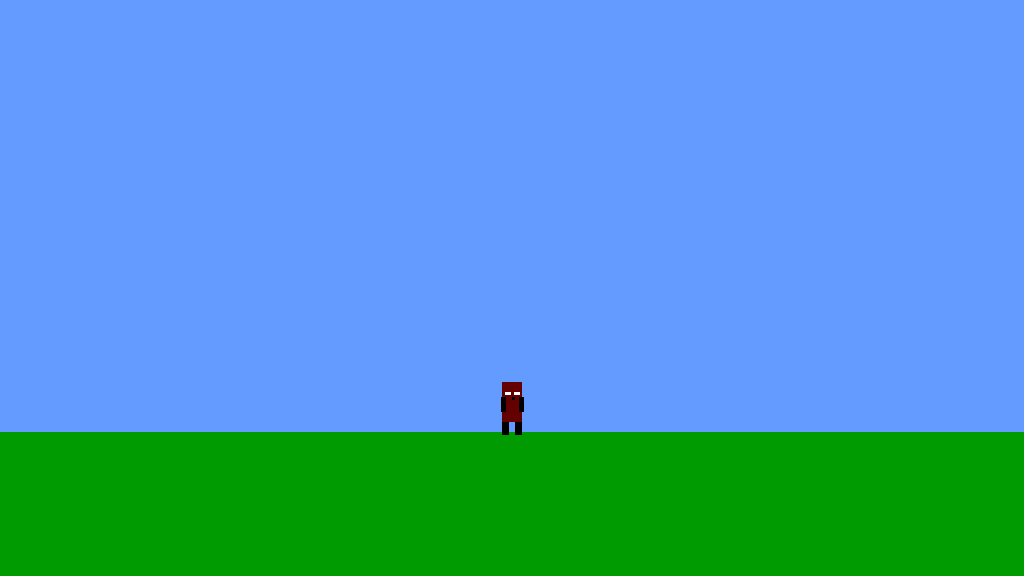
Frame 1 (no input)
Frame 60 (no input): identical to frame 1, image omitted
Frame 120 (the mouse pressed at the canvas centre since frame 60): identical to frame 1, image omitted

The p5.js sketch that drew this single still picture (run headless with seeded random() and noise() and a simulated clock; from frame 60 on, the mouse is pressed at the canvas centre):

// p5.js sketch
// ── sketch.js
/*

The Game Project

Week 3

Game interaction

*/


var gameChar_x;
var gameChar_y;
var floorPos_y;

var isLeft; 
var isRight; 
var isFalling; 
var isPlummeting;

function setup()
{
	createCanvas(1024, 576);
	floorPos_y = height * 3/4;
	gameChar_x = width/2;
	gameChar_y = floorPos_y;
	
	isLeft = false; 
	isRight = false; 
	isFalling = false; 
	isPlummeting = false;

}

function draw()
{

	///////////DRAWING CODE//////////

	background(100,155,255); //fill the sky blue


	noStroke();
	fill(0,155,0);
	rect(0, floorPos_y, width, height - floorPos_y); //draw some green ground

	//draw the canyon


	//the game character
	if(isLeft && isFalling)
	{
		// add your jumping-left code
		fill(100,0,0);
		rect(gameChar_x-10,gameChar_y-50,20,40);
		fill(0,0,0);
		//legs
		rect(gameChar_x-12,gameChar_y-10,7,7);
		rect(gameChar_x+1,gameChar_y-10,7,7);
		fill(255);
		//eyes
		rect(gameChar_x-7,gameChar_y-40,6,3);
		rect(gameChar_x+2,gameChar_y-40,6,3);
		// mouth
		fill(0);
		rect(gameChar_x-2,gameChar_y-35,3,3);
		//arms
		rect(gameChar_x-11,gameChar_y-35,5,15);
		rect(gameChar_x+7,gameChar_y-35,5,15);	
	}
	else if(isRight && isFalling)
	{
		// add your jumping-right code
		fill(100,0,0);
		rect(gameChar_x-10,gameChar_y-50,20,40);
		fill(0,0,0);
		//legs
		rect(gameChar_x-5,gameChar_y-10,7,7);
		rect(gameChar_x+5,gameChar_y-10,7,7);
		fill(255);
		//eyes
		rect(gameChar_x-7,gameChar_y-40,6,3);
		rect(gameChar_x+2,gameChar_y-40,6,3);
		// mouth
		fill(0);
		rect(gameChar_x,gameChar_y-35,3,3);
		//arms
		rect(gameChar_x-11,gameChar_y-35,5,15);
		rect(gameChar_x+7,gameChar_y-35,5,15);
	}
	else if(isLeft)
	{
		// add your walking left code
		// add your jumping facing forwards code
		fill(100,0,0);
		rect(gameChar_x-10,gameChar_y-50,20,40);
		fill(0,0,0);
		//legs
		rect(gameChar_x-12,gameChar_y-10,7,13);
		rect(gameChar_x+1,gameChar_y-10,7,13);
		fill(255);
		//eyes
		rect(gameChar_x-7,gameChar_y-40,6,3);
		rect(gameChar_x+2,gameChar_y-40,6,3);
		// mouth
		fill(0);
		rect(gameChar_x-2,gameChar_y-35,3,3);
		//arms
		rect(gameChar_x-11,gameChar_y-35,5,15);
		rect(gameChar_x+7,gameChar_y-35,5,15);
	}
	else if(isRight)
	{

		// add your jumping facing forwards code
		// add your standing front facing code
		fill(100,0,0);
		rect(gameChar_x-10,gameChar_y-50,20,40);
		fill(0,0,0);
		//legs
		rect(gameChar_x-5,gameChar_y-10,7,13);
		rect(gameChar_x+5,gameChar_y-10,7,13);
		fill(255);
		//eyes
		rect(gameChar_x-7,gameChar_y-40,6,3);
		rect(gameChar_x+2,gameChar_y-40,6,3);
		// mouth
		fill(0);
		rect(gameChar_x,gameChar_y-35,3,3);
		//arms
		rect(gameChar_x-11,gameChar_y-35,5,15);
		rect(gameChar_x+7,gameChar_y-35,5,15);
	}
	else if(isFalling || isPlummeting)
	{
		fill(100,0,0);
		rect(gameChar_x-10,gameChar_y-50,20,40);
		fill(0,0,0);
		//legs
		rect(gameChar_x-10,gameChar_y-10,7,7);
		rect(gameChar_x+3,gameChar_y-10,7,7);
		fill(255);
		//eyes
		rect(gameChar_x-7,gameChar_y-40,6,3);
		rect(gameChar_x+2,gameChar_y-40,6,3);
		// mouth
		fill(0);
		rect(gameChar_x,gameChar_y-35,3,3);
		//arms
		rect(gameChar_x-11,gameChar_y-35,5,15);
		rect(gameChar_x+7,gameChar_y-35,5,15);
	}
	else
	{
		// add your standing front facing code
		fill(100,0,0);
		rect(gameChar_x-10,gameChar_y-50,20,40);
		fill(0,0,0);
		//legs
		rect(gameChar_x-10,gameChar_y-10,7,13);
		rect(gameChar_x+3,gameChar_y-10,7,13);
		fill(255);
		//eyes
		rect(gameChar_x-7,gameChar_y-40,6,3);
		rect(gameChar_x+2,gameChar_y-40,6,3);
		// mouth
		fill(0);
		rect(gameChar_x,gameChar_y-35,3,3);
		//arms
		rect(gameChar_x-11,gameChar_y-35,5,15);
		rect(gameChar_x+7,gameChar_y-35,5,15);
	}

	///////////INTERACTION CODE//////////
	//Put conditional statements to move the game character below here
	if (isLeft==true){
		gameChar_x-=2;
	}else if (isRight==true){
        gameChar_x+=2;
	}
	if (gameChar_y<floorPos_y){
		gameChar_y+=3;
		isFalling=true;
	}else{
		isFalling=false;
	}
}


function keyPressed()
{
	// if statements to control the animation of the character when
	// keys are pressed.

	//open up the console to see how these work
	console.log("keyPressed: " + key);
	console.log("keyPressed: " + keyCode);

	if (keyCode==65){
		isLeft=true;
	}else if(keyCode==68){
		isRight=true;
	}else if(keyCode==87 & isFalling==false){
		gameChar_y-=100
	};
}

function keyReleased()
{
	// if statements to control the animation of the character when
	// keys are released.

	if (keyCode==65){
		isLeft=false;
	}else if(keyCode==68){
		isRight=false;
	};
}
